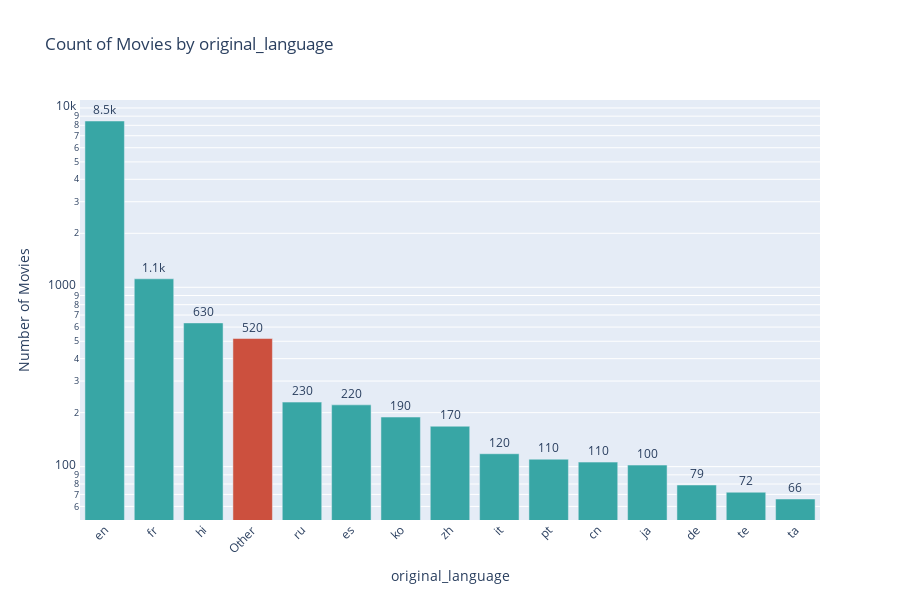

The notebook cell this image was saved under:
### Code cell
plot_and_export_categorical_distribution(movie, 'original_language', 60)

### Figure 1 — Plotly figure (JSON) as saved in the notebook; plotly's stock layout.template omitted (floating-point values rounded to 4 significant figures)
{"data": [{"alignmentgroup": "True", "hovertemplate": "original_language=%{x}<br>Number of Movies=%{text}<extra></extra>", "legendgroup": "en", "marker": {"color": "rgba(56, 166, 165, 1)", "pattern": {"shape": ""}}, "name": "en", "offsetgroup": "en", "orientation": "v", "showlegend": true, "text": [8457], "textposition": "outside", "texttemplate": "%{text:.2s}", "type": "bar", "x": ["en"], "xaxis": "x", "y": [8457], "yaxis": "y"}, {"alignmentgroup": "True", "hovertemplate": "original_language=%{x}<br>Number of Movies=%{text}<extra></extra>", "legendgroup": "fr", "marker": {"color": "rgba(56, 166, 165, 1)", "pattern": {"shape": ""}}, "name": "fr", "offsetgroup": "fr", "orientation": "v", "showlegend": true, "text": [1115], "textposition": "outside", "texttemplate": "%{text:.2s}", "type": "bar", "x": ["fr"], "xaxis": "x", "y": [1115], "yaxis": "y"}, {"alignmentgroup": "True", "hovertemplate": "original_language=%{x}<br>Number of Movies=%{text}<extra></extra>", "legendgroup": "hi", "marker": {"color": "rgba(56, 166, 165, 1)", "pattern": {"shape": ""}}, "name": "hi", "offsetgroup": "hi", "orientation": "v", "showlegend": true, "text": [633], "textposition": "outside", "texttemplate": "%{text:.2s}", "type": "bar", "x": ["hi"], "xaxis": "x", "y": [633], "yaxis": "y"}, {"alignmentgroup": "True", "hovertemplate": "original_language=%{x}<br>Number of Movies=%{text}<extra></extra>", "legendgroup": "Other", "marker": {"color": "rgba(204, 80, 62, 1)", "pattern": {"shape": ""}}, "name": "Other", "offsetgroup": "Other", "orientation": "v", "showlegend": true, "text": [518], "textposition": "outside", "texttemplate": "%{text:.2s}", "type": "bar", "x": ["Other"], "xaxis": "x", "y": [518], "yaxis": "y"}, {"alignmentgroup": "True", "hovertemplate": "original_language=%{x}<br>Number of Movies=%{text}<extra></extra>", "legendgroup": "ru", "marker": {"color": "rgba(56, 166, 165, 1)", "pattern": {"shape": ""}}, "name": "ru", "offsetgroup": "ru", "orientation": "v", "showlegend": true, "text": [229], "textposition": "outside", "texttemplate": "%{text:.2s}", "type": "bar", "x": ["ru"], "xaxis": "x", "y": [229], "yaxis": "y"}, {"alignmentgroup": "True", "hovertemplate": "original_language=%{x}<br>Number of Movies=%{text}<extra></extra>", "legendgroup": "es", "marker": {"color": "rgba(56, 166, 165, 1)", "pattern": {"shape": ""}}, "name": "es", "offsetgroup": "es", "orientation": "v", "showlegend": true, "text": [221], "textposition": "outside", "texttemplate": "%{text:.2s}", "type": "bar", "x": ["es"], "xaxis": "x", "y": [221], "yaxis": "y"}, {"alignmentgroup": "True", "hovertemplate": "original_language=%{x}<br>Number of Movies=%{text}<extra></extra>", "legendgroup": "ko", "marker": {"color": "rgba(56, 166, 165, 1)", "pattern": {"shape": ""}}, "name": "ko", "offsetgroup": "ko", "orientation": "v", "showlegend": true, "text": [189], "textposition": "outside", "texttemplate": "%{text:.2s}", "type": "bar", "x": ["ko"], "xaxis": "x", "y": [189], "yaxis": "y"}, {"alignmentgroup": "True", "hovertemplate": "original_language=%{x}<br>Number of Movies=%{text}<extra></extra>", "legendgroup": "zh", "marker": {"color": "rgba(56, 166, 165, 1)", "pattern": {"shape": ""}}, "name": "zh", "offsetgroup": "zh", "orientation": "v", "showlegend": true, "text": [168], "textposition": "outside", "texttemplate": "%{text:.2s}", "type": "bar", "x": ["zh"], "xaxis": "x", "y": [168], "yaxis": "y"}, {"alignmentgroup": "True", "hovertemplate": "original_language=%{x}<br>Number of Movies=%{text}<extra></extra>", "legendgroup": "it", "marker": {"color": "rgba(56, 166, 165, 1)", "pattern": {"shape": ""}}, "name": "it", "offsetgroup": "it", "orientation": "v", "showlegend": true, "text": [118], "textposition": "outside", "texttemplate": "%{text:.2s}", "type": "bar", "x": ["it"], "xaxis": "x", "y": [118], "yaxis": "y"}, {"alignmentgroup": "True", "hovertemplate": "original_language=%{x}<br>Number of Movies=%{text}<extra></extra>", "legendgroup": "pt", "marker": {"color": "rgba(56, 166, 165, 1)", "pattern": {"shape": ""}}, "name": "pt", "offsetgroup": "pt", "orientation": "v", "showlegend": true, "text": [110], "textposition": "outside", "texttemplate": "%{text:.2s}", "type": "bar", "x": ["pt"], "xaxis": "x", "y": [110], "yaxis": "y"}, {"alignmentgroup": "True", "hovertemplate": "original_language=%{x}<br>Number of Movies=%{text}<extra></extra>", "legendgroup": "cn", "marker": {"color": "rgba(56, 166, 165, 1)", "pattern": {"shape": ""}}, "name": "cn", "offsetgroup": "cn", "orientation": "v", "showlegend": true, "text": [106], "textposition": "outside", "texttemplate": "%{text:.2s}", "type": "bar", "x": ["cn"], "xaxis": "x", "y": [106], "yaxis": "y"}, {"alignmentgroup": "True", "hovertemplate": "original_language=%{x}<br>Number of Movies=%{text}<extra></extra>", "legendgroup": "ja", "marker": {"color": "rgba(56, 166, 165, 1)", "pattern": {"shape": ""}}, "name": "ja", "offsetgroup": "ja", "orientation": "v", "showlegend": true, "text": [102], "textposition": "outside", "texttemplate": "%{text:.2s}", "type": "bar", "x": ["ja"], "xaxis": "x", "y": [102], "yaxis": "y"}, {"alignmentgroup": "True", "hovertemplate": "original_language=%{x}<br>Number of Movies=%{text}<extra></extra>", "legendgroup": "de", "marker": {"color": "rgba(56, 166, 165, 1)", "pattern": {"shape": ""}}, "name": "de", "offsetgroup": "de", "orientation": "v", "showlegend": true, "text": [79], "textposition": "outside", "texttemplate": "%{text:.2s}", "type": "bar", "x": ["de"], "xaxis": "x", "y": [79], "yaxis": "y"}, {"alignmentgroup": "True", "hovertemplate": "original_language=%{x}<br>Number of Movies=%{text}<extra></extra>", "legendgroup": "te", "marker": {"color": "rgba(56, 166, 165, 1)", "pattern": {"shape": ""}}, "name": "te", "offsetgroup": "te", "orientation": "v", "showlegend": true, "text": [72], "textposition": "outside", "texttemplate": "%{text:.2s}", "type": "bar", "x": ["te"], "xaxis": "x", "y": [72], "yaxis": "y"}, {"alignmentgroup": "True", "hovertemplate": "original_language=%{x}<br>Number of Movies=%{text}<extra></extra>", "legendgroup": "ta", "marker": {"color": "rgba(56, 166, 165, 1)", "pattern": {"shape": ""}}, "name": "ta", "offsetgroup": "ta", "orientation": "v", "showlegend": true, "text": [66], "textposition": "outside", "texttemplate": "%{text:.2s}", "type": "bar", "x": ["ta"], "xaxis": "x", "y": [66], "yaxis": "y"}], "layout": {"barmode": "relative", "height": 600, "legend": {"title": {"text": "original_language"}, "tracegroupgap": 0}, "showlegend": false, "title": {"text": "Count of Movies by original_language"}, "xaxis": {"anchor": "y", "categoryarray": ["en", "fr", "hi", "Other", "ru", "es", "ko", "zh", "it", "pt", "cn", "ja", "de", "te", "ta"], "categoryorder": "array", "domain": [0, 1], "tickangle": -45, "tickfont": {"size": 12}, "title": {"text": "original_language"}}, "yaxis": {"anchor": "x", "domain": [0, 1], "tickfont": {"size": 12}, "title": {"text": "Number of Movies"}, "type": "log"}}}
